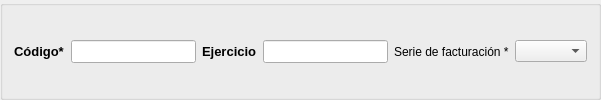
    <widget class="QGroupBox" name="groupBox_14">
     <property name="title">
      <string/>
     </property>
     <layout class="QHBoxLayout" name="horizontalLayout">
      <item>
       <widget class="QLabel" name="label_2">
        <property name="sizePolicy">
         <sizepolicy hsizetype="Maximum" vsizetype="Preferred">
          <horstretch>0</horstretch>
          <verstretch>0</verstretch>
         </sizepolicy>
        </property>
        <property name="font">
         <font>
          <pointsize>10</pointsize>
          <weight>75</weight>
          <bold>true</bold>
         </font>
        </property>
        <property name="text">
         <string>Código*</string>
        </property>
        <property name="buddy">
         <cstring>db_codfactura</cstring>
        </property>
       </widget>
      </item>
      <item>
       <widget class="DBLineEdit" name="db_codfactura">
        <property name="sizePolicy">
         <sizepolicy hsizetype="Preferred" vsizetype="Fixed">
          <horstretch>0</horstretch>
          <verstretch>0</verstretch>
         </sizepolicy>
        </property>
        <property name="maximumSize">
         <size>
          <width>150</width>
          <height>16777215</height>
         </size>
        </property>
        <property name="font">
         <font>
          <pointsize>10</pointsize>
         </font>
        </property>
        <property name="toolTip">
         <string>Código unico del tercero. El sistema propone un número, aunque usted puede cambiarlo. El número debe ser único.</string>
        </property>
        <property name="statusTip">
         <string>Código unico del tercero. El sistema propone un número, aunque usted puede cambiarlo. El número debe ser único.</string>
        </property>
        <property name="whatsThis">
         <string>Código unico del tercero. El sistema propone un número, aunque usted puede cambiarlo. El número debe ser único.</string>
        </property>
        <property name="readOnly">
         <bool>false</bool>
        </property>
        <property name="fieldName">
         <string>codfactura</string>
        </property>
        <property name="dataEditable">
         <bool>true</bool>
        </property>
       </widget>
      </item>
      <item>
       <widget class="QLabel" name="label_3">
        <property name="sizePolicy">
         <sizepolicy hsizetype="Maximum" vsizetype="Preferred">
          <horstretch>0</horstretch>
          <verstretch>0</verstretch>
         </sizepolicy>
        </property>
        <property name="font">
         <font>
          <pointsize>10</pointsize>
          <weight>75</weight>
          <bold>true</bold>
         </font>
        </property>
        <property name="text">
         <string>Ejercicio</string>
        </property>
        <property name="buddy">
         <cstring>db_ejercicios_descripcion</cstring>
        </property>
       </widget>
      </item>
      <item>
       <widget class="DBLineEdit" name="db_ejercicios_descripcion">
        <property name="sizePolicy">
         <sizepolicy hsizetype="Preferred" vsizetype="Fixed">
          <horstretch>0</horstretch>
          <verstretch>0</verstretch>
         </sizepolicy>
        </property>
        <property name="maximumSize">
         <size>
          <width>150</width>
          <height>16777215</height>
         </size>
        </property>
        <property name="font">
         <font>
          <pointsize>10</pointsize>
         </font>
        </property>
        <property name="toolTip">
         <string>Código unico del tercero. El sistema propone un número, aunque usted puede cambiarlo. El número debe ser único.</string>
        </property>
        <property name="statusTip">
         <string>Código unico del tercero. El sistema propone un número, aunque usted puede cambiarlo. El número debe ser único.</string>
        </property>
        <property name="whatsThis">
         <string>Código unico del tercero. El sistema propone un número, aunque usted puede cambiarlo. El número debe ser único.</string>
        </property>
        <property name="readOnly">
         <bool>true</bool>
        </property>
        <property name="fieldName">
         <string>ejercicios.nombre</string>
        </property>
        <property name="dataEditable">
         <bool>false</bool>
        </property>
       </widget>
      </item>
      <item>
       <widget class="QLabel" name="label_16">
        <property name="sizePolicy">
         <sizepolicy hsizetype="Maximum" vsizetype="Preferred">
          <horstretch>0</horstretch>
          <verstretch>0</verstretch>
         </sizepolicy>
        </property>
        <property name="text">
         <string>Serie de facturación *</string>
        </property>
        <property name="buddy">
         <cstring>db_idserie</cstring>
        </property>
       </widget>
      </item>
      <item>
       <widget class="DBComboBox" name="db_idserie">
        <property name="sizePolicy">
         <sizepolicy hsizetype="Minimum" vsizetype="Fixed">
          <horstretch>0</horstretch>
          <verstretch>0</verstretch>
         </sizepolicy>
        </property>
        <property name="fieldName">
         <string>idserie</string>
        </property>
        <property name="listTableModel">
         <string>seriesfacturacion</string>
        </property>
        <property name="listColumnName">
         <string>descripcion</string>
        </property>
        <property name="listFilter">
         <string>seriecompra=true</string>
        </property>
        <property name="listColumnToSave">
         <string>id</string>
        </property>
        <property name="dataEditable">
         <bool>true</bool>
        </property>
       </widget>
      </item>
     </layout>
    </widget>
